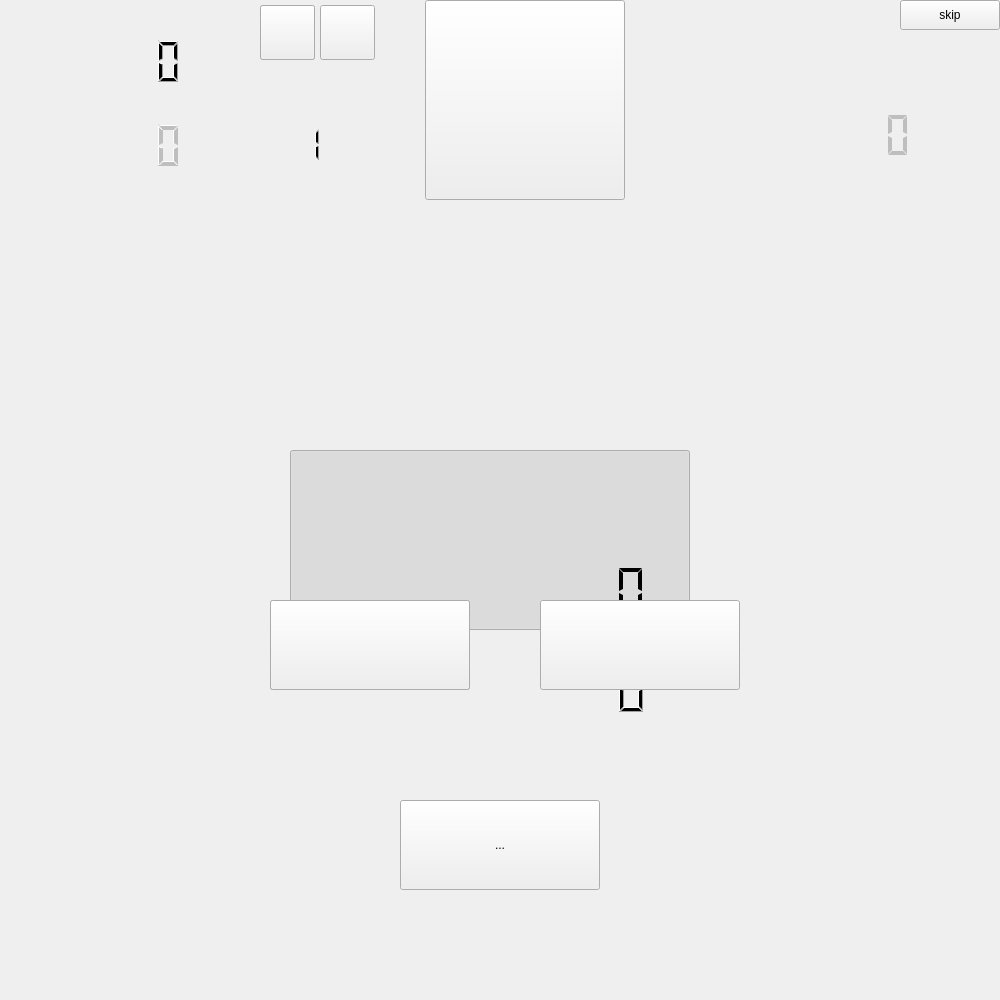
<?xml version="1.0" encoding="UTF-8"?>
<ui version="4.0">
 <class>MainWindow</class>
 <widget class="QMainWindow" name="MainWindow">
  <property name="enabled">
   <bool>true</bool>
  </property>
  <property name="geometry">
   <rect>
    <x>0</x>
    <y>0</y>
    <width>1000</width>
    <height>1000</height>
   </rect>
  </property>
  <property name="windowTitle">
   <string>MainWindow</string>
  </property>
  <property name="styleSheet">
   <string notr="true"/>
  </property>
  <widget class="QWidget" name="centralWidget">
   <widget class="QLabel" name="label_beginb">
    <property name="geometry">
     <rect>
      <x>-10</x>
      <y>120</y>
      <width>1011</width>
      <height>1001</height>
     </rect>
    </property>
    <property name="sizePolicy">
     <sizepolicy hsizetype="Fixed" vsizetype="Fixed">
      <horstretch>0</horstretch>
      <verstretch>0</verstretch>
     </sizepolicy>
    </property>
    <property name="styleSheet">
     <string notr="true">border-image: url(:/pie/picturesource/startpg1.jpg);</string>
    </property>
    <property name="text">
     <string/>
    </property>
   </widget>
   <widget class="QToolButton" name="button_start">
    <property name="geometry">
     <rect>
      <x>290</x>
      <y>450</y>
      <width>400</width>
      <height>180</height>
     </rect>
    </property>
    <property name="focusPolicy">
     <enum>Qt::NoFocus</enum>
    </property>
    <property name="contextMenuPolicy">
     <enum>Qt::NoContextMenu</enum>
    </property>
    <property name="acceptDrops">
     <bool>false</bool>
    </property>
    <property name="styleSheet">
     <string notr="true">border-image: url(:/pie/picturesource/start.png);</string>
    </property>
    <property name="text">
     <string/>
    </property>
    <property name="checkable">
     <bool>true</bool>
    </property>
    <property name="checked">
     <bool>true</bool>
    </property>
    <property name="autoRaise">
     <bool>false</bool>
    </property>
   </widget>
   <widget class="QToolButton" name="button_game">
    <property name="geometry">
     <rect>
      <x>400</x>
      <y>800</y>
      <width>200</width>
      <height>90</height>
     </rect>
    </property>
    <property name="focusPolicy">
     <enum>Qt::NoFocus</enum>
    </property>
    <property name="styleSheet">
     <string notr="true">border-image: url(:/pie/picturesource/icon.png);</string>
    </property>
    <property name="text">
     <string>...</string>
    </property>
   </widget>
   <widget class="QLabel" name="label_45">
    <property name="geometry">
     <rect>
      <x>650</x>
      <y>70</y>
      <width>54</width>
      <height>41</height>
     </rect>
    </property>
    <property name="styleSheet">
     <string notr="true">border-image: url(:/pie/picturesource/45-口径子弹.png);</string>
    </property>
    <property name="text">
     <string/>
    </property>
   </widget>
   <widget class="QLabel" name="label_556mm">
    <property name="geometry">
     <rect>
      <x>670</x>
      <y>70</y>
      <width>54</width>
      <height>31</height>
     </rect>
    </property>
    <property name="styleSheet">
     <string notr="true">border-image: url(:/pie/picturesource/5.56mm子弹.png);</string>
    </property>
    <property name="text">
     <string/>
    </property>
   </widget>
   <widget class="QLabel" name="label_762mm">
    <property name="geometry">
     <rect>
      <x>650</x>
      <y>60</y>
      <width>54</width>
      <height>31</height>
     </rect>
    </property>
    <property name="styleSheet">
     <string notr="true">border-image: url(:/pie/picturesource/7.62毫米子弹.png);</string>
    </property>
    <property name="text">
     <string/>
    </property>
   </widget>
   <widget class="QLabel" name="label_eight">
    <property name="geometry">
     <rect>
      <x>630</x>
      <y>50</y>
      <width>111</width>
      <height>71</height>
     </rect>
    </property>
    <property name="styleSheet">
     <string notr="true">border-image: url(:/pie/picturesource/八倍镜s.png);</string>
    </property>
    <property name="text">
     <string/>
    </property>
   </widget>
   <widget class="QLabel" name="label_9mm">
    <property name="geometry">
     <rect>
      <x>650</x>
      <y>60</y>
      <width>54</width>
      <height>41</height>
     </rect>
    </property>
    <property name="styleSheet">
     <string notr="true">border-image: url(:/pie/picturesource/9毫米子弹.png);</string>
    </property>
    <property name="text">
     <string/>
    </property>
   </widget>
   <widget class="QLabel" name="label_jian">
    <property name="geometry">
     <rect>
      <x>650</x>
      <y>70</y>
      <width>61</width>
      <height>31</height>
     </rect>
    </property>
    <property name="styleSheet">
     <string notr="true">border-image: url(:/pie/picturesource/弩箭s.png);</string>
    </property>
    <property name="text">
     <string/>
    </property>
   </widget>
   <widget class="QLabel" name="label_hospital">
    <property name="geometry">
     <rect>
      <x>660</x>
      <y>60</y>
      <width>71</width>
      <height>51</height>
     </rect>
    </property>
    <property name="styleSheet">
     <string notr="true">border-image: url(:/pie/picturesource/急救包s.png);</string>
    </property>
    <property name="text">
     <string/>
    </property>
   </widget>
   <widget class="QLabel" name="label_shoudan">
    <property name="geometry">
     <rect>
      <x>670</x>
      <y>70</y>
      <width>61</width>
      <height>41</height>
     </rect>
    </property>
    <property name="styleSheet">
     <string notr="true">border-image: url(:/pie/picturesource/手榴弹s.png);</string>
    </property>
    <property name="text">
     <string/>
    </property>
   </widget>
   <widget class="QLabel" name="label_secret">
    <property name="geometry">
     <rect>
      <x>730</x>
      <y>50</y>
      <width>91</width>
      <height>61</height>
     </rect>
    </property>
    <property name="styleSheet">
     <string notr="true">border-image: url(:/pie/picturesource/机密箱s.png);</string>
    </property>
    <property name="text">
     <string/>
    </property>
   </widget>
   <widget class="QLabel" name="label_zhitong">
    <property name="geometry">
     <rect>
      <x>780</x>
      <y>70</y>
      <width>71</width>
      <height>41</height>
     </rect>
    </property>
    <property name="styleSheet">
     <string notr="true">border-image: url(:/pie/picturesource/止痛药s.png);</string>
    </property>
    <property name="text">
     <string/>
    </property>
   </widget>
   <widget class="QLabel" name="label_yandan">
    <property name="geometry">
     <rect>
      <x>750</x>
      <y>70</y>
      <width>111</width>
      <height>51</height>
     </rect>
    </property>
    <property name="styleSheet">
     <string notr="true">border-image: url(:/pie/picturesource/烟雾弹s.png);</string>
    </property>
    <property name="text">
     <string/>
    </property>
   </widget>
   <widget class="QLabel" name="label_bengdai">
    <property name="geometry">
     <rect>
      <x>770</x>
      <y>80</y>
      <width>61</width>
      <height>41</height>
     </rect>
    </property>
    <property name="styleSheet">
     <string notr="true">border-image: url(:/pie/picturesource/绷带s.png);</string>
    </property>
    <property name="text">
     <string/>
    </property>
   </widget>
   <widget class="QLabel" name="label_baodan">
    <property name="geometry">
     <rect>
      <x>780</x>
      <y>80</y>
      <width>61</width>
      <height>31</height>
     </rect>
    </property>
    <property name="styleSheet">
     <string notr="true">border-image: url(:/pie/picturesource/震爆弹ss.png);</string>
    </property>
    <property name="text">
     <string/>
    </property>
   </widget>
   <widget class="QLabel" name="label_sandan">
    <property name="geometry">
     <rect>
      <x>780</x>
      <y>70</y>
      <width>54</width>
      <height>31</height>
     </rect>
    </property>
    <property name="styleSheet">
     <string notr="true">border-image: url(:/pie/picturesource/霰弹子弹.png);</string>
    </property>
    <property name="text">
     <string/>
    </property>
   </widget>
   <widget class="QLabel" name="label_drinking">
    <property name="geometry">
     <rect>
      <x>760</x>
      <y>70</y>
      <width>54</width>
      <height>51</height>
     </rect>
    </property>
    <property name="styleSheet">
     <string notr="true">border-image: url(:/pie/picturesource/饮料s.png);</string>
    </property>
    <property name="text">
     <string/>
    </property>
   </widget>
   <widget class="QLabel" name="label_mage">
    <property name="geometry">
     <rect>
      <x>770</x>
      <y>70</y>
      <width>54</width>
      <height>41</height>
     </rect>
    </property>
    <property name="styleSheet">
     <string notr="true">border-image: url(:/pie/picturesource/马格南楠子弹.png);</string>
    </property>
    <property name="text">
     <string/>
    </property>
   </widget>
   <widget class="QLabel" name="label_big1">
    <property name="geometry">
     <rect>
      <x>250</x>
      <y>301</y>
      <width>81</width>
      <height>61</height>
     </rect>
    </property>
    <property name="styleSheet">
     <string notr="true">border-image: url(:/pie/picturesource/宝箱.png);</string>
    </property>
    <property name="text">
     <string/>
    </property>
   </widget>
   <widget class="QLabel" name="label_big2">
    <property name="geometry">
     <rect>
      <x>320</x>
      <y>291</y>
      <width>81</width>
      <height>61</height>
     </rect>
    </property>
    <property name="styleSheet">
     <string notr="true">border-image: url(:/pie/picturesource/宝箱.png);</string>
    </property>
    <property name="text">
     <string/>
    </property>
   </widget>
   <widget class="QLabel" name="label_small1">
    <property name="geometry">
     <rect>
      <x>440</x>
      <y>321</y>
      <width>54</width>
      <height>41</height>
     </rect>
    </property>
    <property name="styleSheet">
     <string notr="true">border-image: url(:/pie/picturesource/smallbox.png);</string>
    </property>
    <property name="text">
     <string/>
    </property>
   </widget>
   <widget class="QLabel" name="label_small2">
    <property name="geometry">
     <rect>
      <x>420</x>
      <y>270</y>
      <width>54</width>
      <height>41</height>
     </rect>
    </property>
    <property name="styleSheet">
     <string notr="true">border-image: url(:/pie/picturesource/smallbox.png);</string>
    </property>
    <property name="text">
     <string/>
    </property>
   </widget>
   <widget class="QLabel" name="label_small3">
    <property name="geometry">
     <rect>
      <x>390</x>
      <y>330</y>
      <width>54</width>
      <height>41</height>
     </rect>
    </property>
    <property name="styleSheet">
     <string notr="true">border-image: url(:/pie/picturesource/smallbox.png);</string>
    </property>
    <property name="text">
     <string/>
    </property>
   </widget>
   <widget class="QLabel" name="label_unkown">
    <property name="geometry">
     <rect>
      <x>510</x>
      <y>281</y>
      <width>54</width>
      <height>41</height>
     </rect>
    </property>
    <property name="styleSheet">
     <string notr="true">border-image: url(:/pie/picturesource/bag.png);</string>
    </property>
    <property name="text">
     <string/>
    </property>
   </widget>
   <widget class="QLabel" name="label_bigst1">
    <property name="geometry">
     <rect>
      <x>30</x>
      <y>341</y>
      <width>71</width>
      <height>51</height>
     </rect>
    </property>
    <property name="styleSheet">
     <string notr="true">border-image: url(:/pie/picturesource/石头s.png);</string>
    </property>
    <property name="text">
     <string/>
    </property>
   </widget>
   <widget class="QLabel" name="label_bigst2">
    <property name="geometry">
     <rect>
      <x>120</x>
      <y>300</y>
      <width>71</width>
      <height>51</height>
     </rect>
    </property>
    <property name="styleSheet">
     <string notr="true">border-image: url(:/pie/picturesource/石头s.png);</string>
    </property>
    <property name="text">
     <string/>
    </property>
   </widget>
   <widget class="QLabel" name="label_bigst3">
    <property name="geometry">
     <rect>
      <x>60</x>
      <y>221</y>
      <width>71</width>
      <height>51</height>
     </rect>
    </property>
    <property name="styleSheet">
     <string notr="true">border-image: url(:/pie/picturesource/石头s.png);</string>
    </property>
    <property name="text">
     <string/>
    </property>
   </widget>
   <widget class="QLabel" name="label_smast1">
    <property name="geometry">
     <rect>
      <x>180</x>
      <y>160</y>
      <width>54</width>
      <height>41</height>
     </rect>
    </property>
    <property name="styleSheet">
     <string notr="true">border-image: url(:/pie/picturesource/石头s.png);</string>
    </property>
    <property name="text">
     <string/>
    </property>
   </widget>
   <widget class="QLabel" name="label_smast2">
    <property name="geometry">
     <rect>
      <x>210</x>
      <y>230</y>
      <width>54</width>
      <height>41</height>
     </rect>
    </property>
    <property name="styleSheet">
     <string notr="true">border-image: url(:/pie/picturesource/石头s.png);</string>
    </property>
    <property name="text">
     <string/>
    </property>
   </widget>
   <widget class="QLabel" name="label_smast3">
    <property name="geometry">
     <rect>
      <x>270</x>
      <y>170</y>
      <width>54</width>
      <height>41</height>
     </rect>
    </property>
    <property name="styleSheet">
     <string notr="true">border-image: url(:/pie/picturesource/石头s.png);</string>
    </property>
    <property name="text">
     <string/>
    </property>
   </widget>
   <widget class="QLabel" name="label_smast4">
    <property name="geometry">
     <rect>
      <x>350</x>
      <y>150</y>
      <width>54</width>
      <height>41</height>
     </rect>
    </property>
    <property name="styleSheet">
     <string notr="true">border-image: url(:/pie/picturesource/石头s.png);</string>
    </property>
    <property name="text">
     <string/>
    </property>
   </widget>
   <widget class="QLabel" name="label_smast5">
    <property name="geometry">
     <rect>
      <x>400</x>
      <y>170</y>
      <width>54</width>
      <height>41</height>
     </rect>
    </property>
    <property name="styleSheet">
     <string notr="true">border-image: url(:/pie/picturesource/石头s.png);</string>
    </property>
    <property name="text">
     <string/>
    </property>
   </widget>
   <widget class="QLabel" name="label_smast6">
    <property name="geometry">
     <rect>
      <x>420</x>
      <y>200</y>
      <width>54</width>
      <height>41</height>
     </rect>
    </property>
    <property name="styleSheet">
     <string notr="true">border-image: url(:/pie/picturesource/石头s.png);</string>
    </property>
    <property name="text">
     <string/>
    </property>
   </widget>
   <widget class="QLabel" name="label_smast7">
    <property name="geometry">
     <rect>
      <x>440</x>
      <y>130</y>
      <width>54</width>
      <height>41</height>
     </rect>
    </property>
    <property name="styleSheet">
     <string notr="true">border-image: url(:/pie/picturesource/zhayao.png);</string>
    </property>
    <property name="text">
     <string/>
    </property>
   </widget>
   <widget class="QToolButton" name="button_pause">
    <property name="geometry">
     <rect>
      <x>260</x>
      <y>5</y>
      <width>55</width>
      <height>55</height>
     </rect>
    </property>
    <property name="focusPolicy">
     <enum>Qt::NoFocus</enum>
    </property>
    <property name="styleSheet">
     <string notr="true">border-image: url(:/pie/picturesource/a.png);</string>
    </property>
    <property name="text">
     <string/>
    </property>
   </widget>
   <widget class="QToolButton" name="button_resume">
    <property name="geometry">
     <rect>
      <x>260</x>
      <y>5</y>
      <width>55</width>
      <height>55</height>
     </rect>
    </property>
    <property name="focusPolicy">
     <enum>Qt::NoFocus</enum>
    </property>
    <property name="styleSheet">
     <string notr="true">border-image: url(:/pie/picturesource/+.png);</string>
    </property>
    <property name="text">
     <string/>
    </property>
   </widget>
   <widget class="QLabel" name="label_guobac">
    <property name="geometry">
     <rect>
      <x>0</x>
      <y>0</y>
      <width>1000</width>
      <height>1000</height>
     </rect>
    </property>
    <property name="styleSheet">
     <string notr="true">border-image: url(:/pie/picturesource/finish.png);</string>
    </property>
    <property name="frameShape">
     <enum>QFrame::NoFrame</enum>
    </property>
    <property name="frameShadow">
     <enum>QFrame::Raised</enum>
    </property>
    <property name="text">
     <string/>
    </property>
   </widget>
   <widget class="QToolButton" name="button_next">
    <property name="geometry">
     <rect>
      <x>270</x>
      <y>600</y>
      <width>200</width>
      <height>90</height>
     </rect>
    </property>
    <property name="focusPolicy">
     <enum>Qt::NoFocus</enum>
    </property>
    <property name="styleSheet">
     <string notr="true">border-image: url(:/pie/picturesource/icon.png);</string>
    </property>
    <property name="text">
     <string/>
    </property>
   </widget>
   <widget class="QToolButton" name="button_exit">
    <property name="geometry">
     <rect>
      <x>540</x>
      <y>600</y>
      <width>200</width>
      <height>90</height>
     </rect>
    </property>
    <property name="focusPolicy">
     <enum>Qt::NoFocus</enum>
    </property>
    <property name="styleSheet">
     <string notr="true">
border-image: url(:/pie/picturesource/cancle.png);</string>
    </property>
    <property name="text">
     <string/>
    </property>
   </widget>
   <widget class="QToolButton" name="button_restart">
    <property name="geometry">
     <rect>
      <x>270</x>
      <y>600</y>
      <width>200</width>
      <height>90</height>
     </rect>
    </property>
    <property name="focusPolicy">
     <enum>Qt::NoFocus</enum>
    </property>
    <property name="styleSheet">
     <string notr="true">border-image: url(:/pie/picturesource/restart.png);</string>
    </property>
    <property name="text">
     <string/>
    </property>
   </widget>
   <widget class="QLabel" name="label_before">
    <property name="geometry">
     <rect>
      <x>0</x>
      <y>0</y>
      <width>1000</width>
      <height>1000</height>
     </rect>
    </property>
    <property name="styleSheet">
     <string notr="true">
border-image: url(:/pie/picturesource/pause.png);</string>
    </property>
    <property name="text">
     <string/>
    </property>
   </widget>
   <widget class="QLabel" name="label_tong">
    <property name="geometry">
     <rect>
      <x>0</x>
      <y>0</y>
      <width>1000</width>
      <height>1000</height>
     </rect>
    </property>
    <property name="styleSheet">
     <string notr="true">border-image: url(:/pie/picturesource/win.jpg);</string>
    </property>
    <property name="text">
     <string/>
    </property>
   </widget>
   <widget class="QLCDNumber" name="lcd_time">
    <property name="enabled">
     <bool>false</bool>
    </property>
    <property name="geometry">
     <rect>
      <x>750</x>
      <y>110</y>
      <width>200</width>
      <height>50</height>
     </rect>
    </property>
    <property name="font">
     <font>
      <family>Arial</family>
      <weight>50</weight>
      <bold>false</bold>
     </font>
    </property>
    <property name="styleSheet">
     <string notr="true"/>
    </property>
    <property name="frameShape">
     <enum>QFrame::NoFrame</enum>
    </property>
    <property name="frameShadow">
     <enum>QFrame::Plain</enum>
    </property>
    <property name="smallDecimalPoint">
     <bool>false</bool>
    </property>
    <property name="digitCount">
     <number>5</number>
    </property>
    <property name="mode">
     <enum>QLCDNumber::Dec</enum>
    </property>
    <property name="segmentStyle">
     <enum>QLCDNumber::Flat</enum>
    </property>
    <property name="value" stdset="0">
     <double>0.000000000000000</double>
    </property>
    <property name="intValue" stdset="0">
     <number>0</number>
    </property>
   </widget>
   <widget class="QLCDNumber" name="lcd_nowsco">
    <property name="enabled">
     <bool>false</bool>
    </property>
    <property name="geometry">
     <rect>
      <x>20</x>
      <y>120</y>
      <width>200</width>
      <height>50</height>
     </rect>
    </property>
    <property name="styleSheet">
     <string notr="true"/>
    </property>
    <property name="frameShape">
     <enum>QFrame::NoFrame</enum>
    </property>
    <property name="frameShadow">
     <enum>QFrame::Sunken</enum>
    </property>
   </widget>
   <widget class="QToolButton" name="toolButton">
    <property name="enabled">
     <bool>true</bool>
    </property>
    <property name="geometry">
     <rect>
      <x>425</x>
      <y>0</y>
      <width>200</width>
      <height>200</height>
     </rect>
    </property>
    <property name="focusPolicy">
     <enum>Qt::NoFocus</enum>
    </property>
    <property name="contextMenuPolicy">
     <enum>Qt::NoContextMenu</enum>
    </property>
    <property name="styleSheet">
     <string notr="true">border-image: url(:/pie/picturesource/people1.png);</string>
    </property>
    <property name="inputMethodHints">
     <set>Qt::ImhNone</set>
    </property>
    <property name="text">
     <string/>
    </property>
   </widget>
   <widget class="QLabel" name="label_lose">
    <property name="geometry">
     <rect>
      <x>0</x>
      <y>0</y>
      <width>1000</width>
      <height>1000</height>
     </rect>
    </property>
    <property name="styleSheet">
     <string notr="true">border-image: url(:/pie/picturesource/background.jpg);</string>
    </property>
    <property name="text">
     <string/>
    </property>
   </widget>
   <widget class="QToolButton" name="button_reset">
    <property name="geometry">
     <rect>
      <x>320</x>
      <y>5</y>
      <width>55</width>
      <height>55</height>
     </rect>
    </property>
    <property name="focusPolicy">
     <enum>Qt::NoFocus</enum>
    </property>
    <property name="styleSheet">
     <string notr="true">border-image: url(:/pie/picturesource/reset.png);</string>
    </property>
    <property name="text">
     <string/>
    </property>
   </widget>
   <widget class="QLCDNumber" name="lcd_goalsco">
    <property name="geometry">
     <rect>
      <x>20</x>
      <y>36</y>
      <width>200</width>
      <height>50</height>
     </rect>
    </property>
    <property name="frameShape">
     <enum>QFrame::NoFrame</enum>
    </property>
   </widget>
   <widget class="QLCDNumber" name="label_goal">
    <property name="enabled">
     <bool>true</bool>
    </property>
    <property name="geometry">
     <rect>
      <x>500</x>
      <y>525</y>
      <width>150</width>
      <height>135</height>
     </rect>
    </property>
    <property name="font">
     <font>
      <family>Bahnschrift Light</family>
      <weight>75</weight>
      <bold>true</bold>
     </font>
    </property>
    <property name="tabletTracking">
     <bool>false</bool>
    </property>
    <property name="focusPolicy">
     <enum>Qt::NoFocus</enum>
    </property>
    <property name="contextMenuPolicy">
     <enum>Qt::DefaultContextMenu</enum>
    </property>
    <property name="frameShape">
     <enum>QFrame::NoFrame</enum>
    </property>
    <property name="frameShadow">
     <enum>QFrame::Plain</enum>
    </property>
    <property name="smallDecimalPoint">
     <bool>false</bool>
    </property>
    <property name="segmentStyle">
     <enum>QLCDNumber::Flat</enum>
    </property>
   </widget>
   <widget class="QLCDNumber" name="label_now">
    <property name="geometry">
     <rect>
      <x>500</x>
      <y>620</y>
      <width>150</width>
      <height>135</height>
     </rect>
    </property>
    <property name="frameShape">
     <enum>QFrame::NoFrame</enum>
    </property>
   </widget>
   <widget class="QLCDNumber" name="label_level">
    <property name="geometry">
     <rect>
      <x>223</x>
      <y>99</y>
      <width>100</width>
      <height>90</height>
     </rect>
    </property>
    <property name="frameShape">
     <enum>QFrame::NoFrame</enum>
    </property>
    <property name="intValue" stdset="0">
     <number>1</number>
    </property>
   </widget>
   <widget class="QLabel" name="label">
    <property name="geometry">
     <rect>
      <x>390</x>
      <y>370</y>
      <width>191</width>
      <height>131</height>
     </rect>
    </property>
    <property name="styleSheet">
     <string notr="true"/>
    </property>
    <property name="text">
     <string/>
    </property>
   </widget>
   <widget class="QLabel" name="label_2">
    <property name="geometry">
     <rect>
      <x>600</x>
      <y>110</y>
      <width>30</width>
      <height>90</height>
     </rect>
    </property>
    <property name="styleSheet">
     <string notr="true">border-image: url(:/pie/picturesource/boomz.png);</string>
    </property>
    <property name="text">
     <string/>
    </property>
   </widget>
   <widget class="QPushButton" name="pushButton">
    <property name="geometry">
     <rect>
      <x>900</x>
      <y>0</y>
      <width>100</width>
      <height>30</height>
     </rect>
    </property>
    <property name="text">
     <string>skip</string>
    </property>
   </widget>
   <zorder>label_2</zorder>
   <zorder>label</zorder>
   <zorder>label_level</zorder>
   <zorder>button_reset</zorder>
   <zorder>lcd_goalsco</zorder>
   <zorder>lcd_time</zorder>
   <zorder>lcd_nowsco</zorder>
   <zorder>toolButton</zorder>
   <zorder>button_resume</zorder>
   <zorder>label_unkown</zorder>
   <zorder>label_small1</zorder>
   <zorder>label_small2</zorder>
   <zorder>label_smast6</zorder>
   <zorder>label_smast5</zorder>
   <zorder>label_smast4</zorder>
   <zorder>label_smast7</zorder>
   <zorder>label_45</zorder>
   <zorder>label_556mm</zorder>
   <zorder>label_762mm</zorder>
   <zorder>label_eight</zorder>
   <zorder>label_9mm</zorder>
   <zorder>label_jian</zorder>
   <zorder>label_hospital</zorder>
   <zorder>label_shoudan</zorder>
   <zorder>label_secret</zorder>
   <zorder>label_zhitong</zorder>
   <zorder>label_yandan</zorder>
   <zorder>label_bengdai</zorder>
   <zorder>label_baodan</zorder>
   <zorder>label_sandan</zorder>
   <zorder>label_drinking</zorder>
   <zorder>label_mage</zorder>
   <zorder>label_big1</zorder>
   <zorder>label_big2</zorder>
   <zorder>label_small3</zorder>
   <zorder>label_bigst1</zorder>
   <zorder>label_bigst2</zorder>
   <zorder>label_bigst3</zorder>
   <zorder>label_smast1</zorder>
   <zorder>label_smast2</zorder>
   <zorder>label_smast3</zorder>
   <zorder>button_pause</zorder>
   <zorder>label_before</zorder>
   <zorder>label_guobac</zorder>
   <zorder>label_tong</zorder>
   <zorder>label_beginb</zorder>
   <zorder>button_start</zorder>
   <zorder>button_game</zorder>
   <zorder>button_next</zorder>
   <zorder>label_lose</zorder>
   <zorder>label_goal</zorder>
   <zorder>label_now</zorder>
   <zorder>button_restart</zorder>
   <zorder>button_exit</zorder>
   <zorder>pushButton</zorder>
  </widget>
 </widget>
 <layoutdefault spacing="6" margin="11"/>
 <resources/>
 <connections/>
</ui>
